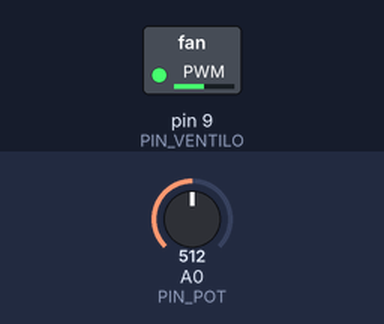
Bench run of a sketch on a simulated Arduino Uno, built with avr-gcc and run on an emulated ATmega328P. On the bench: switched loads named in the sketch (green lamp = pin HIGH). The test bench sets the inputs (shaded band); at power-on: A0 (PIN_POT) = 512.

Above: at 1.2 s.
1.3 s: A0 (PIN_POT) set to 716
At 2.2 s:
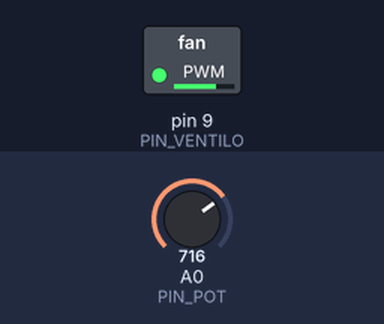
2.8 s: A0 (PIN_POT) set to 900
At 3.4 s:
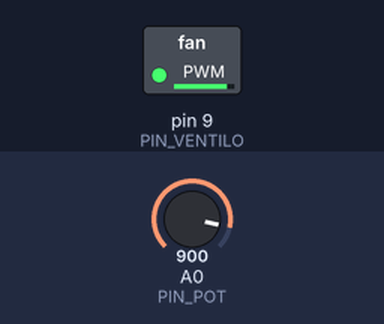
4.3 s: A0 (PIN_POT) set to 122
At 5.5 s:
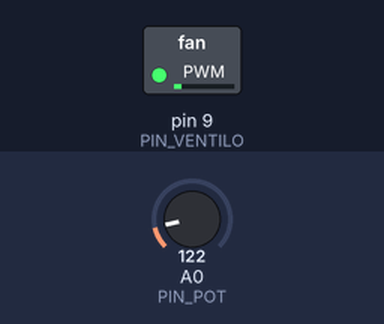
5.8 s: A0 (PIN_POT) set to 70
At 6.8 s:
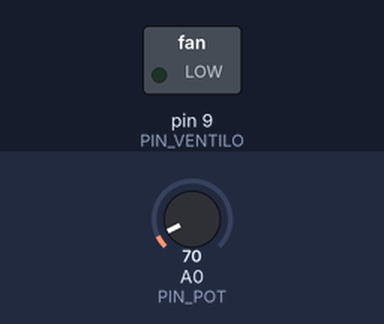
7.3 s: A0 (PIN_POT) set to 511
At 8.0 s:
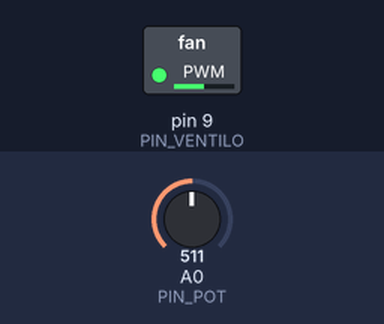
8.8 s: A0 (PIN_POT) set to 10
At 9.1 s:
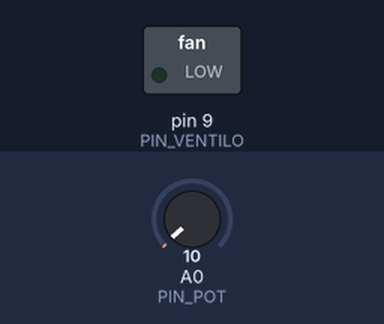
Timing chart, 0 to 11.3 s (numbered marks = the images above; inputs shaded):
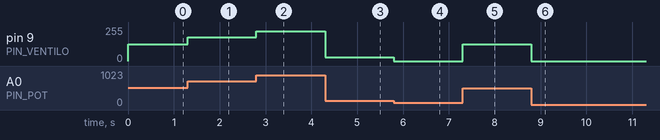

Measured:
- after the input at 1.3 s, pin 9 (PIN_VENTILO): 127/255 → 178/255 at once
- after the input at 2.8 s, pin 9 (PIN_VENTILO): 178/255 → 224/255 at once
- after the input at 4.3 s, pin 9 (PIN_VENTILO): 224/255 → 30/255 at once
- after the input at 5.8 s, pin 9 (PIN_VENTILO): 30/255 → 0/255 at once
- after the input at 7.3 s, pin 9 (PIN_VENTILO): 0/255 → 127/255 at once
- after the input at 8.8 s, pin 9 (PIN_VENTILO): 127/255 → 0/255 at once

The sketch:

ventilateur_demarrage.ino
```cpp
const byte PIN_POT = A0;
const byte PIN_VENTILO = 9;
const byte SEUIL = 80;

int precedente = 0;

void setup() {
  pinMode(PIN_VENTILO, OUTPUT);
}

void loop() {
  int lecture = analogRead(PIN_POT);
  int vitesse = map(lecture, 0, 1023, 0, 255);
  if (vitesse < 20) {
    vitesse = 0;
  }
  if (precedente == 0 && vitesse > 0 && vitesse < SEUIL) {
    analogWrite(PIN_VENTILO, 255);
    delay(200);
  }
  analogWrite(PIN_VENTILO, vitesse);
  precedente = vitesse;
}
```
